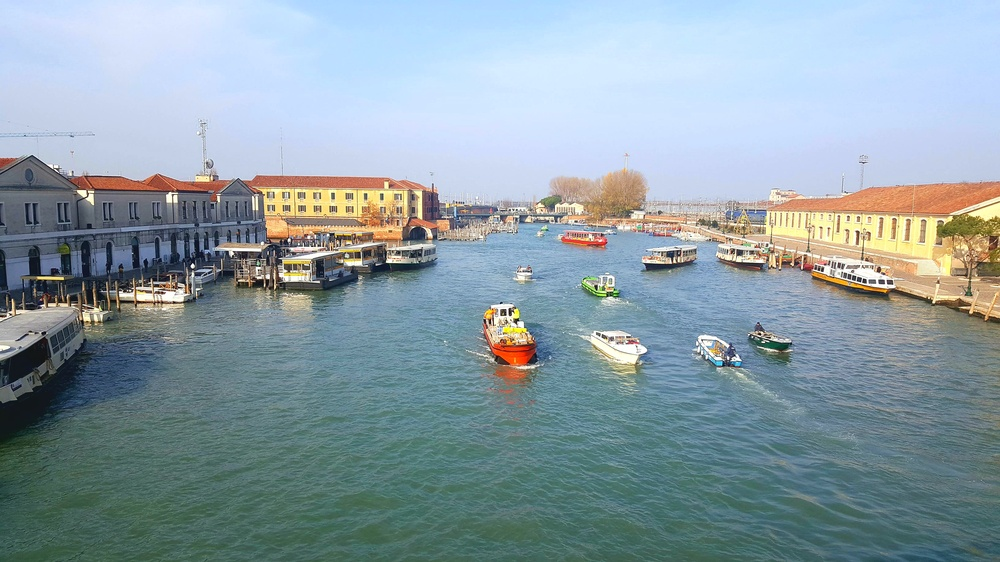
#> input picture samples/back_venice.jpg, 1000 x 562 px, shrunk from 3264 x 1836 before the run
$ jupyter execute test.ipynb
#> lines starting #> are read from the running program, lines starting #| are printed output that depends on the picture; long printed decimals are rounded
[cell 1]
import numpy as np
from skimage import feature
import cv2
from sklearn.svm import LinearSVC

[cell 2]
class LocalBinaryPatterns:
    def __init__(self, numPoints, radius):
        # store the number of points and radius
        self.numPoints = numPoints
        self.radius = radius

    def describe(self, image, eps=1e-7):
        # compute the Local Binary Pattern representation
        # of the image, and then use the LBP representation
        # to build the histogram of patterns
        lbp = feature.local_binary_pattern(image, self.numPoints,
            self.radius, method="uniform")
        (hist, _) = np.histogram(lbp.ravel(),
            bins=np.arange(0, self.numPoints + 3),
            range=(0, self.numPoints + 2))

        # normalize the histogram
        hist = hist.astype("float")
        hist /= (hist.sum() + eps)

        # return the histogram of Local Binary Patterns
        return hist

[cell 3]
#filePath = "C:/Users/김민수/Documents/GitHub/image_process_2019/samples/back_london.jpg"
img = cv2.imread('samples/back_venice.jpg')
#> img is the input picture: shape (562, 1000, 3); mean B, G, R 165.6, 157.7, 139.8
gray = cv2.cvtColor(img, cv2.COLOR_BGR2GRAY)
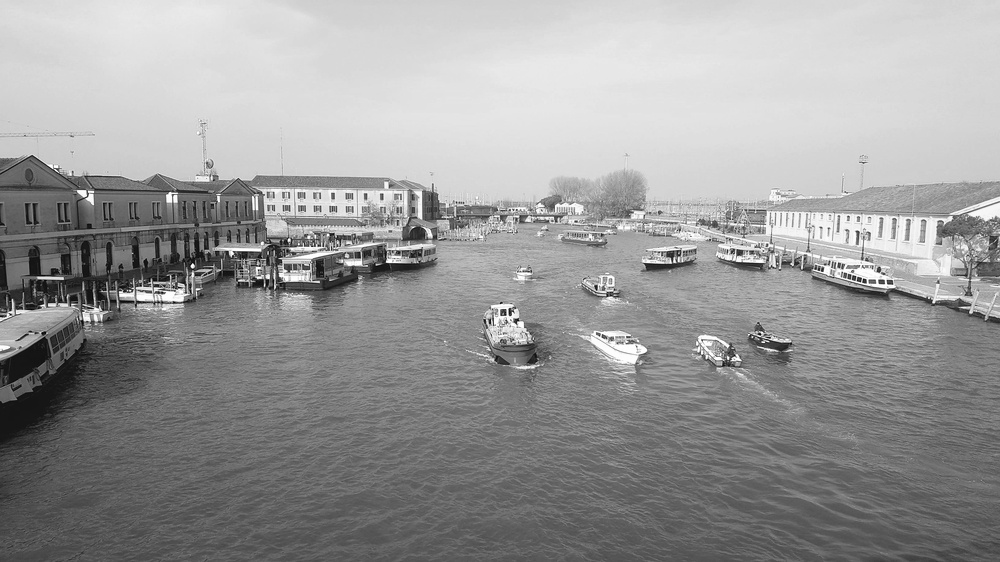
#> gray: shape (562, 1000); min 0, max 255, mean 153.3
hist = LocalBinaryPatterns(5, 4)
print(hist.describe(gray))
#> in describe, `lbp = feature.local_binary_pattern(image, self.numPoints, self.radius,..`:
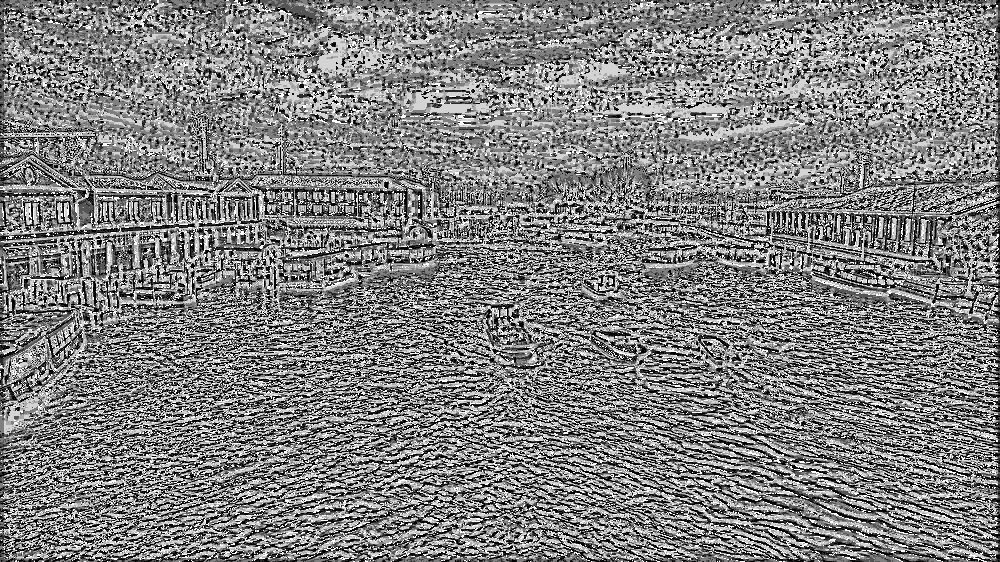
#> lbp: shape (562, 1000) float64; min 0, max 6, mean 3.03; drawn with min black and max white
#> in describe, `(hist, _) = np.histogram(lbp.ravel(), bins=np.arange(0, self.numPoints..`: hist = [77872, 79401, 65258, 83746, 94731, 102437, 58555]
#> in describe, `hist /= (hist.sum() + eps)`: hist = [0.139, 0.141, 0.116, 0.149, 0.169, 0.182, 0.104]
#| [0.1386 0.1413 0.1161 0.149 0.1686  0.1823
#|  0.1042]

cv2.waitKey(0)
cv2.destroyAllWindows()

$ run again, with samples/back_london.jpg copied over samples/back_venice.jpg
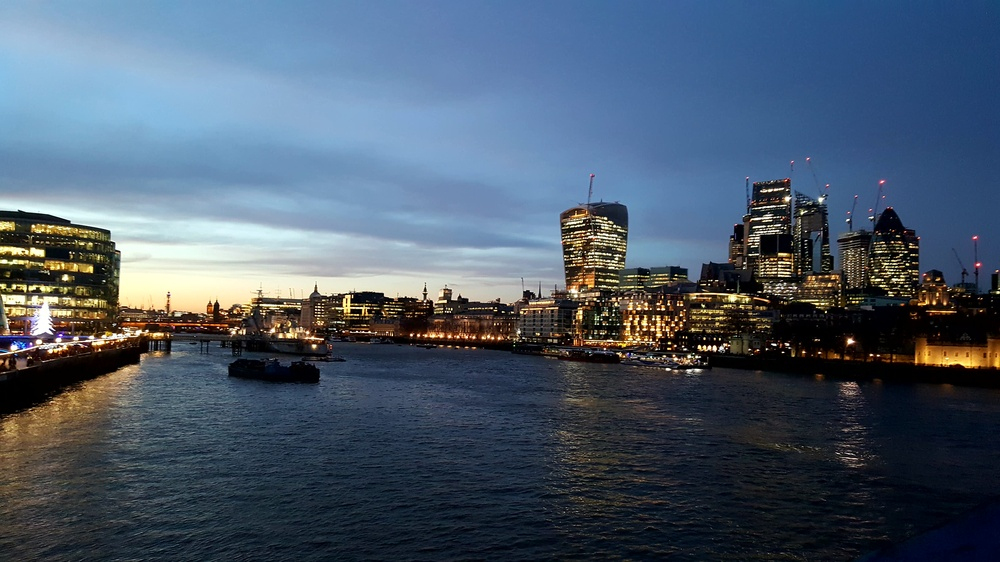
#> input picture samples/back_london.jpg, 1000 x 562 px, shrunk from 3264 x 1836 before the run
#> img is the input picture: shape (562, 1000, 3); mean B, G, R 107.7, 90.3, 74.9
#> `gray = cv2.cvtColor(img, cv2.COLOR_BGR2GRAY)`:
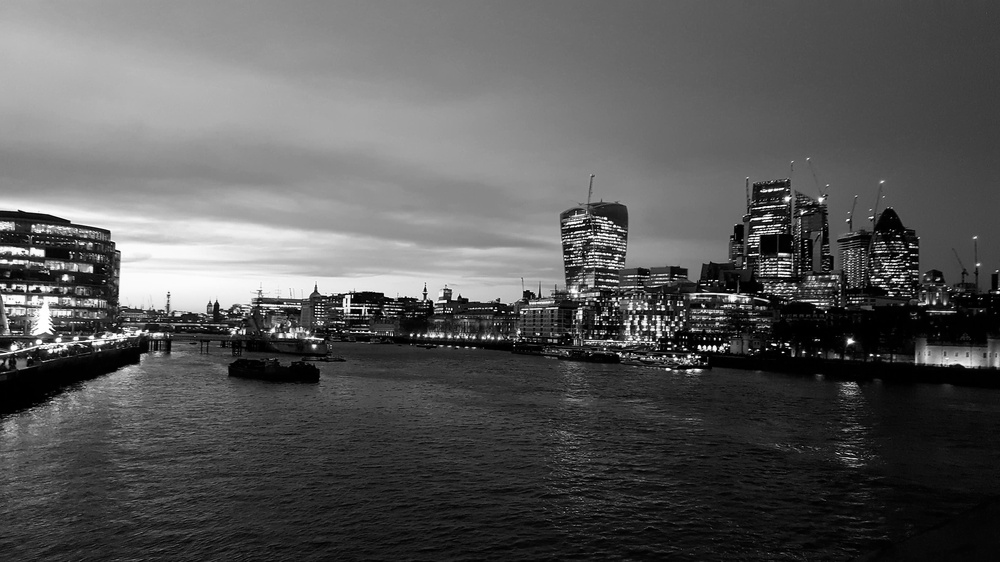
#> gray: shape (562, 1000); min 0, max 255, mean 87.7
#> in describe, `lbp = feature.local_binary_pattern(image, self.numPoints, self.radius,..`:
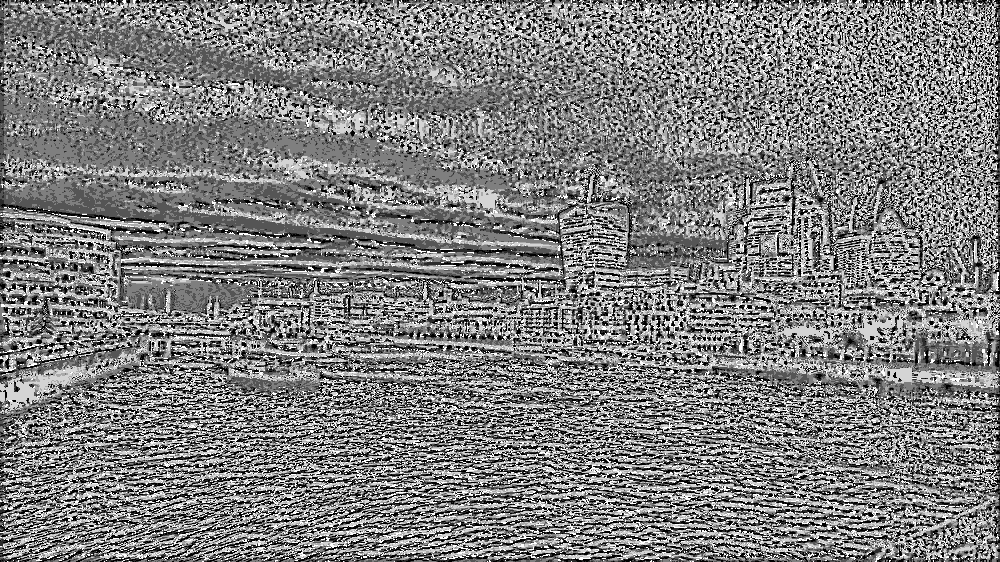
#> lbp: shape (562, 1000) float64; min 0, max 6, mean 3; drawn with min black and max white
#> in describe, `(hist, _) = np.histogram(lbp.ravel(), bins=np.arange(0, self.numPoints..`: hist = [66160, 75671, 86308, 96898, 92429, 90026, 54508]
#> in describe, `hist /= (hist.sum() + eps)`: hist = [0.118, 0.135, 0.154, 0.172, 0.164, 0.16, 0.097]
#| [0.1177 0.1346 0.1536 0.1724 0.1645 0.1602
#|  0.09699]

$ run again, with samples/3.jpg copied over samples/back_venice.jpg
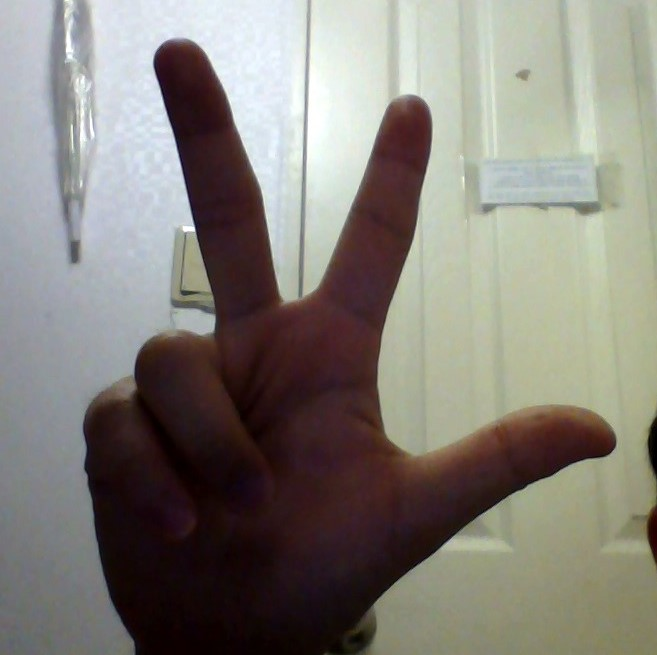
#> input picture samples/3.jpg, 657 x 655 px
#> img is the input picture: shape (655, 657, 3); mean B, G, R 121.9, 129.2, 133.2
#> `gray = cv2.cvtColor(img, cv2.COLOR_BGR2GRAY)`:
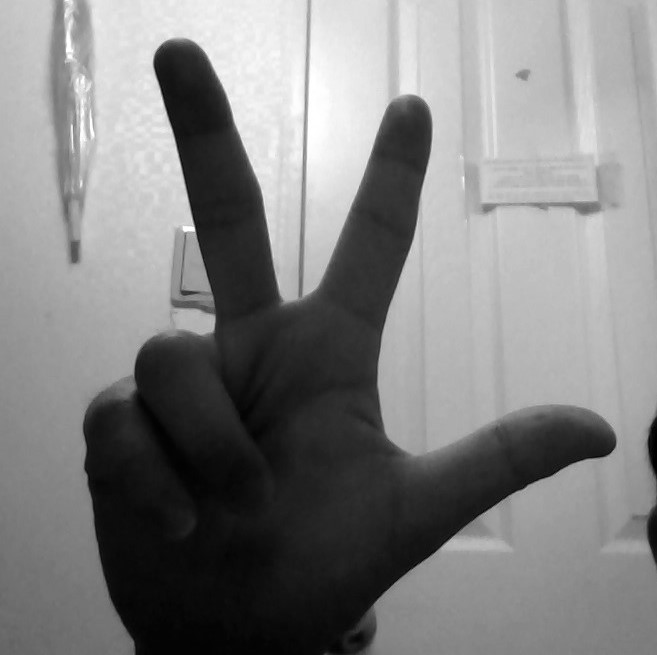
#> gray: shape (655, 657); min 0, max 255, mean 129.6
#> in describe, `lbp = feature.local_binary_pattern(image, self.numPoints, self.radius,..`:
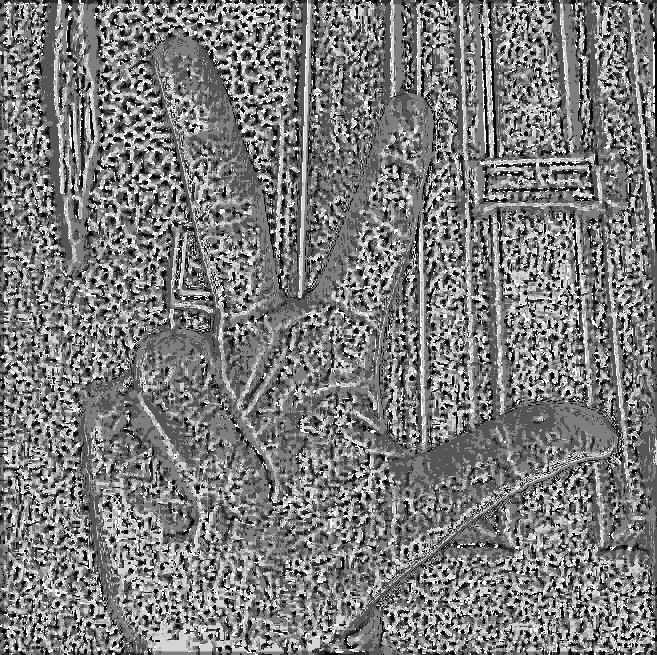
#> lbp: shape (655, 657) float64; min 0, max 6, mean 2.92; drawn with min black and max white
#> in describe, `(hist, _) = np.histogram(lbp.ravel(), bins=np.arange(0, self.numPoints..`: hist = [29175, 50573, 99678, 104936, 67557, 48090, 30326]
#> in describe, `hist /= (hist.sum() + eps)`: hist = [0.0678, 0.118, 0.232, 0.244, 0.157, 0.112, 0.0705]
#| [0.0678 0.1175 0.2316 0.2438 0.157   0.1118
#|  0.07047]

$ run again, with samples/WIN_20190527_17_05_41_Pro.jpg copied over samples/back_venice.jpg
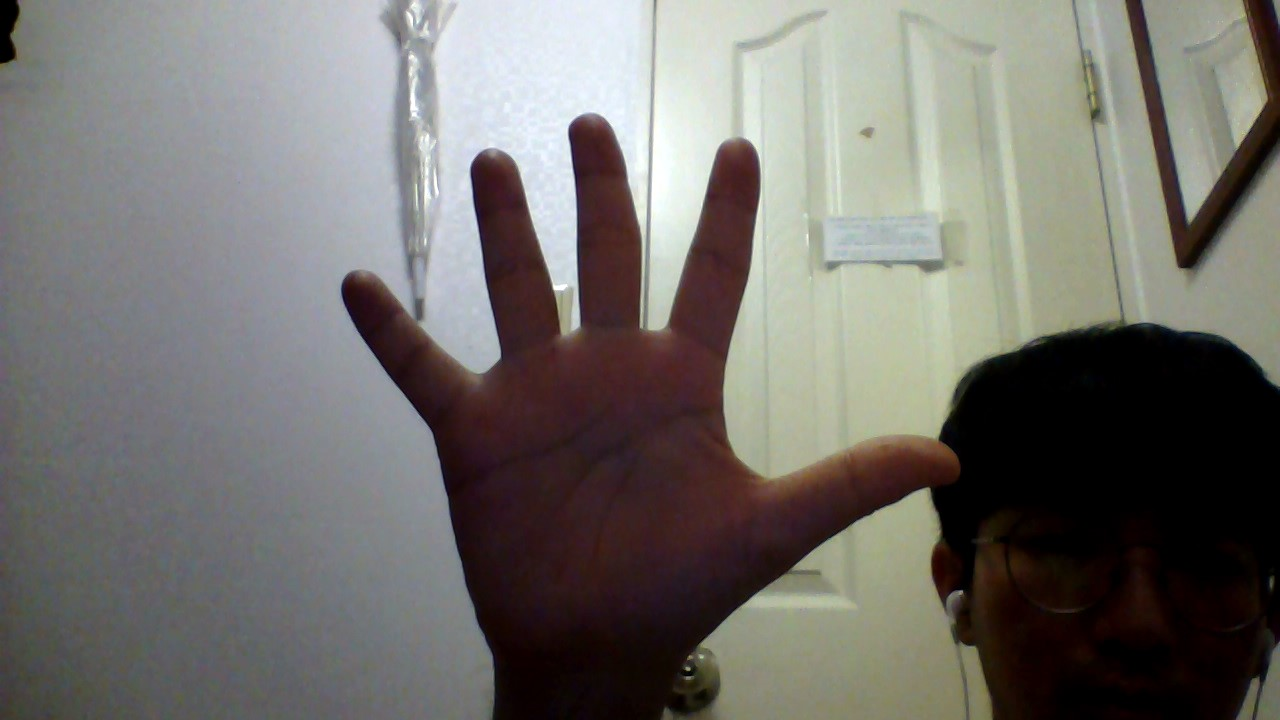
#> input picture samples/WIN_20190527_17_05_41_Pro.jpg, 1280 x 720 px
#> img is the input picture: shape (720, 1280, 3); mean B, G, R 109, 113.2, 115.7
#> `gray = cv2.cvtColor(img, cv2.COLOR_BGR2GRAY)`:
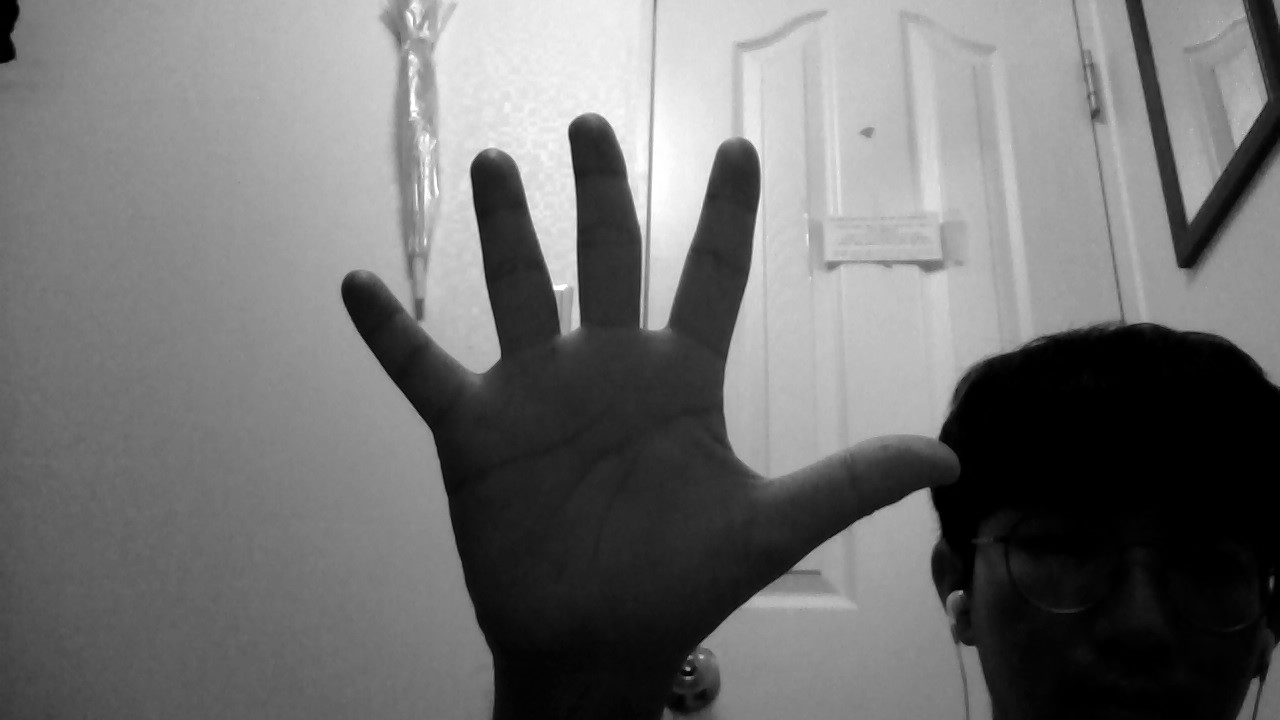
#> gray: shape (720, 1280); min 0, max 255, mean 113.4
#> in describe, `lbp = feature.local_binary_pattern(image, self.numPoints, self.radius,..`:
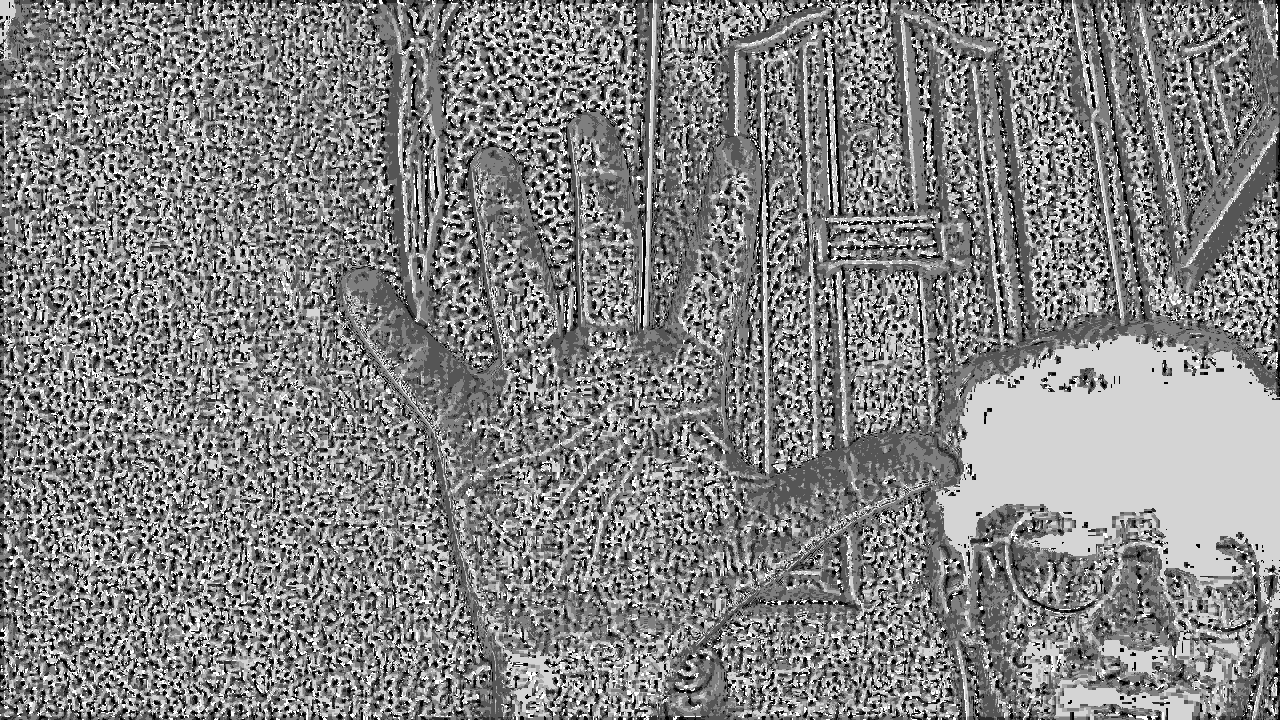
#> lbp: shape (720, 1280) float64; min 0, max 6, mean 3.1; drawn with min black and max white
#> in describe, `(hist, _) = np.histogram(lbp.ravel(), bins=np.arange(0, self.numPoints..`: hist = [60732, 104581, 187422, 195993, 139745, 167786, 65341]
#> in describe, `hist /= (hist.sum() + eps)`: hist = [0.0659, 0.113, 0.203, 0.213, 0.152, 0.182, 0.0709]
#| [0.0659 0.1135 0.2034 0.2127 0.1516 0.1821
#|  0.0709]
